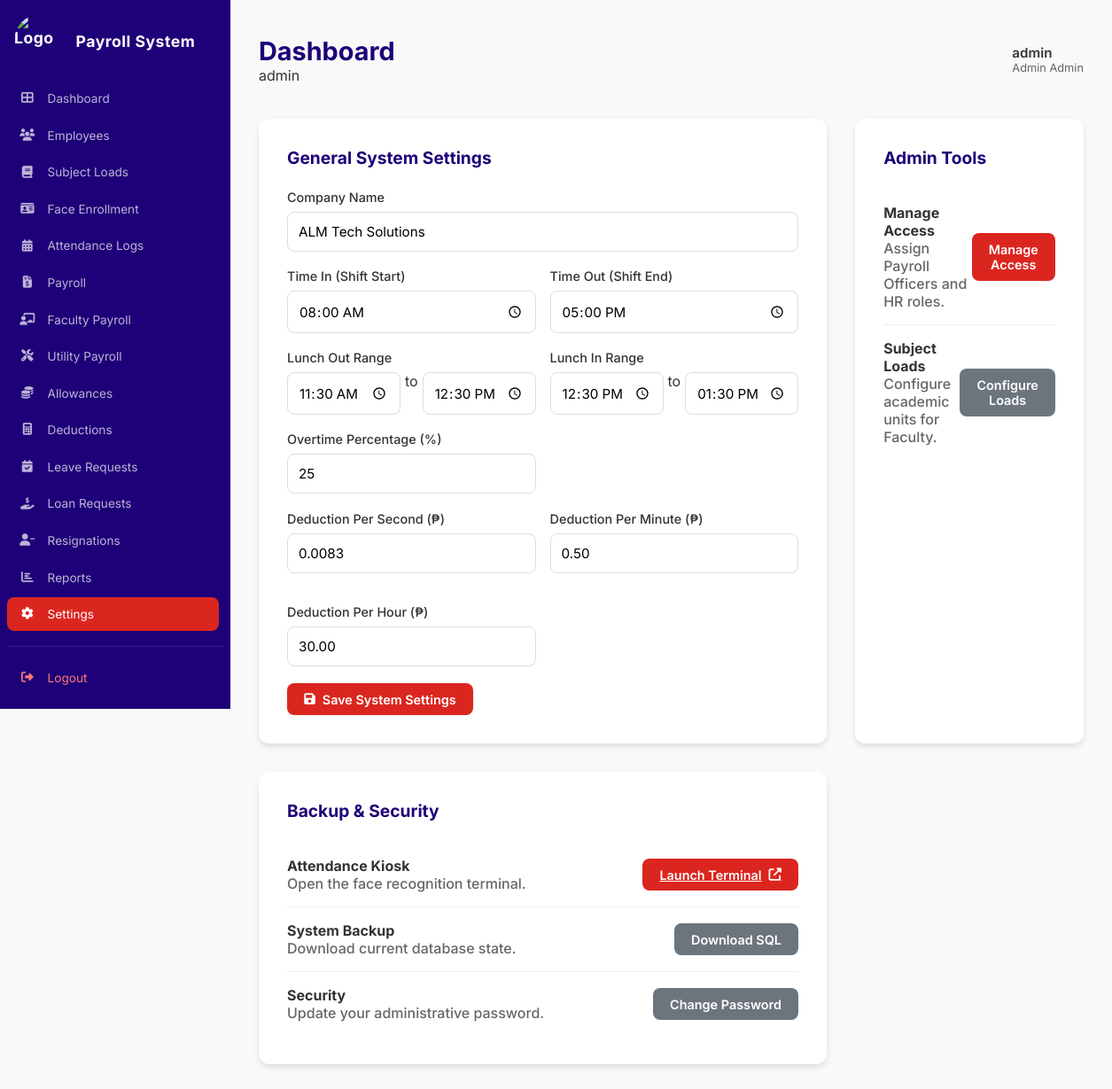
Page /AI-ML-Test-Bench/index.php?page=settings (signed in) on the committed database.
### tables this page shows
CREATE TABLE IF NOT EXISTS companies (
    id INT AUTO_INCREMENT PRIMARY KEY,
    name VARCHAR(255) NOT NULL,
    admin_email VARCHAR(255) UNIQUE NOT NULL,
    work_start TIME DEFAULT '08:00:00',
    work_end TIME DEFAULT '17:00:00',
    lunch_start TIME DEFAULT '12:00:00',
    lunch_end TIME DEFAULT '13:00:00',
    lunch_out_start TIME DEFAULT '11:30:00',
    lunch_out_end TIME DEFAULT '12:30:00',
    lunch_in_start TIME DEFAULT '12:30:00',
    lunch_in_end TIME DEFAULT '13:30:00',
    ot_percentage INT DEFAULT 25,
    deduction_per_sec DECIMAL(10, 4) DEFAULT 0.0083,
    deduction_per_min DECIMAL(10, 2) DEFAULT 0.50,
    deduction_per_hour DECIMAL(10, 2) DEFAULT 30.00,
    biometric_match_threshold DECIMAL(10, 2) DEFAULT 0.60,
    biometric_duplicate_threshold DECIMAL(10, 2) DEFAULT 0.38,
    biometric_ambiguity_ratio DECIMAL(10, 2) DEFAULT 1.05,
    created_at TIMESTAMP DEFAULT CURRENT_TIMESTAMP
);

### AI-ML-Test-Bench/pages/admin_hr/pages/settings.php (called while the page is built)
<?php include __DIR__ . '/../../shared/settings.php'; ?>

### AI-ML-Test-Bench/pages/shared/settings.php (the view, shortened to what this page needs)
<?php
$stmt_company = $pdo->prepare("SELECT * FROM companies WHERE id = ?");
$stmt_company->execute([$_SESSION['company_id']]);
$company = $stmt_company->fetch();
?>
<section id="settings" class="page">
    <div class="settings-container">
        <div class="settings-card">
            <h3>General System Settings</h3>
            <form id="settingsForm">
                <div class="form-group">
                    <label>Company Name</label>
                    <input type="text" name="companyName" value="<?php echo $company['name']; ?>">
                </div>
                <div class="form-row">
                    <div class="form-group">
                        <label>Time In (Shift Start)</label>
                        <input type="time" name="workStart" value="<?php echo $company['work_start']; ?>">
                    </div>
                    <div class="form-group">
                        <label>Time Out (Shift End)</label>
                        <input type="time" name="workEnd" value="<?php echo $company['work_end']; ?>">
                    </div>
                </div>
                <div class="form-row">
                    <div class="form-group">
                        <label>Lunch Out Range</label>
                        <div style="display:flex; gap:5px;">
                            <input type="time" name="lunchOutStart" value="<?php echo $company['lunch_out_start'] ?? '11:30'; ?>">
                            <span>to</span>
                            <input type="time" name="lunchOutEnd" value="<?php echo $company['lunch_out_end'] ?? '12:30'; ?>">
                        </div>
                    </div>
                    <div class="form-group">
                        <label>Lunch In Range</label>
                        <div style="display:flex; gap:5px;">
                            <input type="time" name="lunchInStart" value="<?php echo $company['lunch_in_start'] ?? '12:30'; ?>">
                            <span>to</span>
                            <input type="time" name="lunchInEnd" value="<?php echo $company['lunch_in_end'] ?? '13:30'; ?>">
                        </div>
                    </div>
                </div>
                <div class="form-row">
                    <div class="form-group">
                        <label>Overtime Percentage (%)</label>
                        <input type="number" name="otPercentage" value="<?php echo $company['ot_percentage'] ?? '25'; ?>" min="0">
                    </div>
                </div>
                <div class="form-row">
                    <div class="form-group">
                        <label>Deduction Per Second (₱)</label>
                        <input type="number" step="0.0001" name="deductionPerSec" value="<?php echo $company['deduction_per_sec'] ?? '0.0083'; ?>">
                    </div>
                    <div class="form-group">
                        <label>Deduction Per Minute (₱)</label>
                        <input type="number" step="0.01" name="deductionPerMin" value="<?php echo $company['deduction_per_min'] ?? '0.50'; ?>">
                    </div>
                    <div class="form-group">
                        <label>Deduction Per Hour (₱)</label>
                        <input type="number" step="0.01" name="deductionPerHour" value="<?php echo $company['deduction_per_hour'] ?? '30.00'; ?>">
                    </div>
                </div>
                <button type="button" class="btn btn-primary" id="saveSettingsBtn" onclick="saveSettings()">
                    <i class="fas fa-save"></i> Save System Settings
                </button>
            </form>
        </div>
        <?php if (in_array($role, ['Admin', 'HR', 'Payroll Officer'])): ?>
        <div class="settings-card">
            <h3>Admin Tools</h3>
            <div class="setting-item">
                <div>
                    <strong>Manage Access</strong>
                    <p class="small text-muted">Assign Payroll Officers and HR roles.</p>
                </div>
                <button class="btn btn-primary btn-sm" onclick="showPage('assign_payroll')">Manage Access</button>
            </div>
            <div class="setting-item">
                <div>
                    <strong>Subject Loads</strong>
                    <p class="small text-muted">Configure academic units for Faculty.</p>
                </div>
                <button class="btn btn-secondary btn-sm" onclick="showPage('subject_loads')">Configure Loads</button>
            </div>
        </div>
        <?php endif; ?>
        <div class="settings-card">
            <h3>Backup & Security</h3>
            <div class="setting-item">
                <div>
                    <strong>Attendance Kiosk</strong>
                    <p class="small text-muted">Open the face recognition terminal.</p>
                </div>
                <a href="kiosk.php?company_id=<?php echo $_SESSION['company_id']; ?>" target="_blank" class="btn btn-primary btn-sm">
                    Launch Terminal <i class="fas fa-external-link-alt"></i>
                </a>
            </div>
            <div class="setting-item">
                <div>
                    <strong>System Backup</strong>
                    <p class="small text-muted">Download current database state.</p>
                </div>
                <button class="btn btn-secondary btn-sm" onclick="alert('Backup functionality is handled via MySQL Workbench or phpMyAdmin for security.')">Download SQL</button>
            </div>
            <div class="setting-item">
                <div>
                    <strong>Security</strong>
                    <p class="small text-muted">Update your administrative password.</p>
                </div>
                <button class="btn btn-secondary btn-sm" onclick="openModal('passwordModal')">Change Password</button>
            </div>
        </div>
    </div>
</section>

### rows in the picture
companies: companyName "ALM Tech Solutions", workStart "08:00:00", workEnd "17:00:00", lunchOutStart "11:30:00", lunchOutEnd "12:30:00", lunchInStart "12:30:00", lunchInEnd "13:30:00", otPercentage "25", deductionPerSec "0.0083", deductionPerMin "0.50", deductionPerHour "30.00"

### other values in the picture
$company_name "admin"
$full_name "admin"
$role "Admin"
